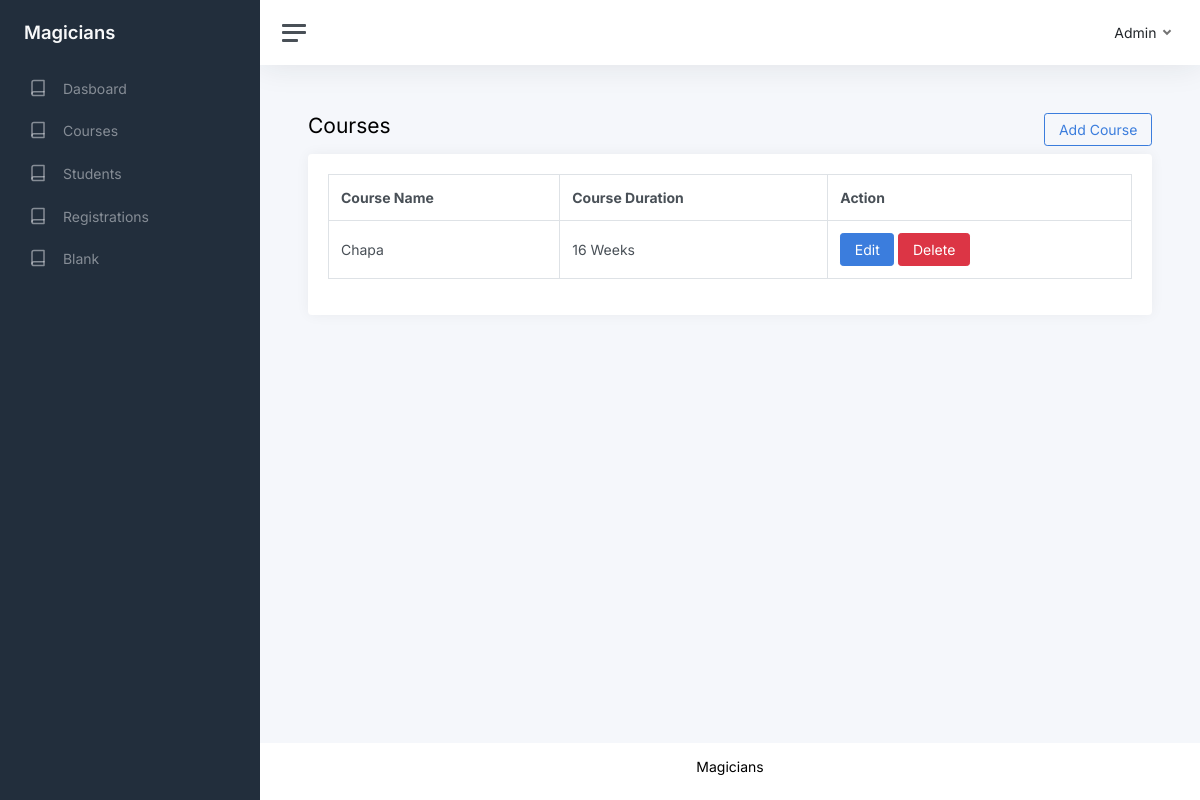
Page /show-courses.php on the earlier database version.
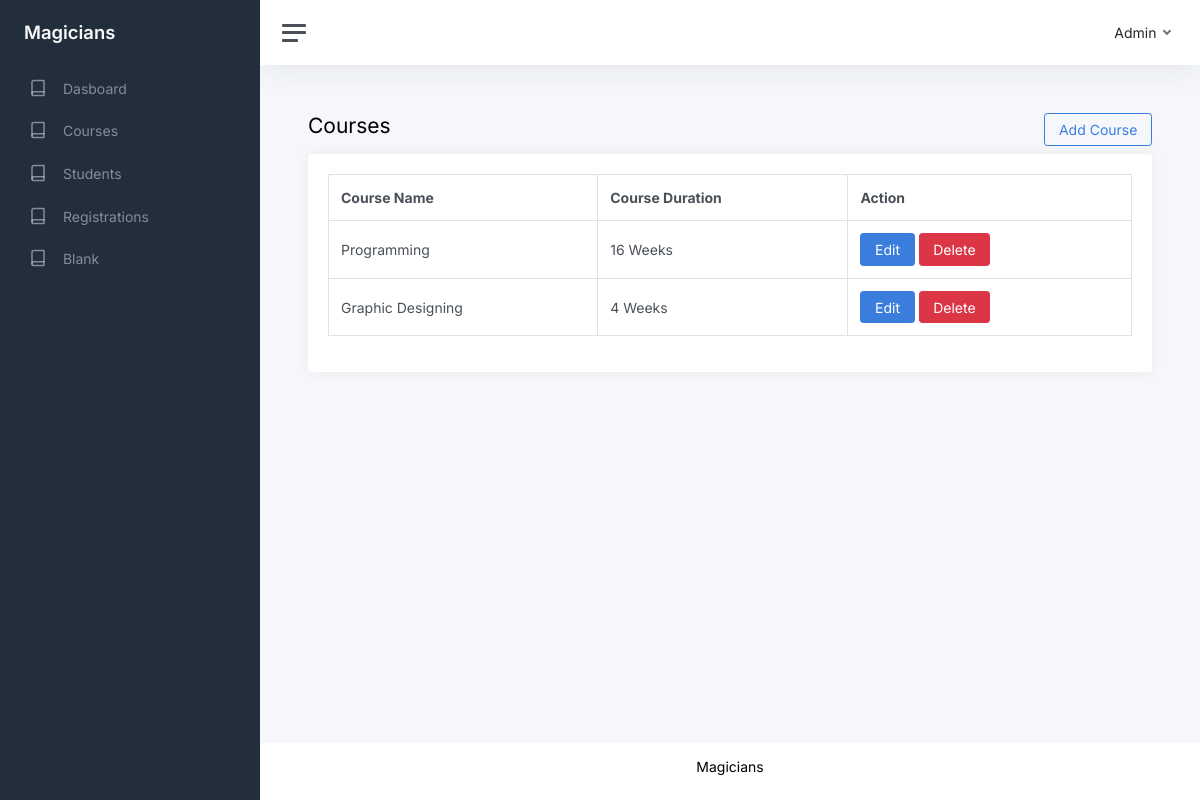
Same page on the later database version.
### tables this page shows
CREATE TABLE `courses` (
  `id` int(11) NOT NULL,
  `name` varchar(255) NOT NULL,
  `duration` varchar(255) NOT NULL,
  `created_at` timestamp NOT NULL DEFAULT current_timestamp()
);

### show-courses.php (the view, shortened to what this page needs)
<?php require_once('./database/connection.php'); ?>
<?php
$sql = "SELECT * FROM `courses`";
$result = $conn->query($sql);
$courses = $result->fetch_all(MYSQLI_ASSOC);
?>
<!DOCTYPE html>
<html lang="en">
<?php require_once('./includes/head.php'); ?>
<body>
    <div class="wrapper">
        <?php require_once('./includes/sidenavbar.php'); ?>
        <div class="main">
            <?php require_once('./includes/topnavbar.php'); ?>
            <main class="content">
                <div class="container-fluid p-0">
                    <div class="row">
                        <div class="col-6">
                        <h1 class="h3 mb-3">Courses</h1>
                        </div>
                        <div class="col-6 text-end">
                            <a href="./add-course.php" class="btn btn-outline-primary">Add Course</a>
                        </div>
                    </div>
                    <div class="row">
                        <div class="col-12">
                            <div class="card">
                                <div class="card-body">
                                    <?php
                                    if (count($courses) > 0) { ?>
                                    <table class="table table-bordered">
                                        <thead>
                                            <tr>
                                                <th>Course Name</th>
                                                <th>Course Duration</th>
                                                <th>Action</th>
                                            </tr>
                                        </thead>
                                        <tbody>
                                            <?php
                                            foreach($courses as $course) { ?>
                                            <tr>
                                                <td><?php echo $course['name']; ?></td>
                                                <td><?php echo $course['duration']; ?></td>
                                                <td>
                                                    <a href="./edit-course.php?id=<?php echo $course['id']; ?>" class="btn btn-primary">Edit</a>
                                                    <a href="./delete-course.php?id=<?php echo $course['id']; ?>" class="btn btn-danger">Delete</a>
                                                </td>
                                            </tr>
                                            <?php
                                            }
                                            ?>
                                        </tbody>
                                    </table>
                                    <?php
                                    } else { ?>
                                        <div class="alert alert-danger">No record found!</div>
                                    <?php
                                    }
                                    ?>
                                </div>
                            </div>
                        </div>
                    </div>
                </div>
            </main>
            <?php require_once('./includes/footer.php'); ?>
        </div>
    </div>
</body>
</html>

Differences in the rows shown:
changed courses "16 Weeks": name "Chapa" → "Programming"
added courses: name "Graphic Designing", duration "4 Weeks"
